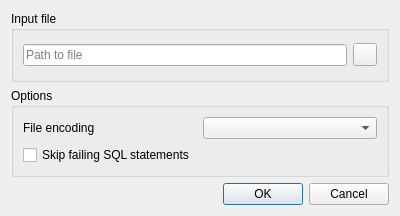
<?xml version="1.0" encoding="UTF-8"?>
<ui version="4.0">
 <class>ExecFromFileDialog</class>
 <widget class="QDialog" name="ExecFromFileDialog">
  <property name="geometry">
   <rect>
    <x>0</x>
    <y>0</y>
    <width>400</width>
    <height>216</height>
   </rect>
  </property>
  <property name="windowTitle">
   <string>Execute SQL from file</string>
  </property>
  <property name="modal">
   <bool>true</bool>
  </property>
  <layout class="QVBoxLayout" name="verticalLayout">
   <item>
    <widget class="QGroupBox" name="fileGroup">
     <property name="title">
      <string>Input file</string>
     </property>
     <layout class="QHBoxLayout" name="horizontalLayout">
      <item>
       <widget class="QLineEdit" name="fileEdit">
        <property name="placeholderText">
         <string>Path to file</string>
        </property>
       </widget>
      </item>
      <item>
       <widget class="QToolButton" name="fileBrowse">
        <property name="toolTip">
         <string>Browse for file</string>
        </property>
        <property name="text">
         <string/>
        </property>
        <property name="icon">
         <iconset resource="../icons.qrc">
          <normaloff>:/icons/img/directory_open.svg</normaloff>:/icons/img/directory_open.svg</iconset>
        </property>
       </widget>
      </item>
     </layout>
    </widget>
   </item>
   <item>
    <widget class="QGroupBox" name="optionsGroup">
     <property name="title">
      <string>Options</string>
     </property>
     <layout class="QGridLayout" name="gridLayout">
      <item row="0" column="0">
       <widget class="QLabel" name="encodingLabel">
        <property name="text">
         <string>File encoding</string>
        </property>
       </widget>
      </item>
      <item row="0" column="1">
       <widget class="QComboBox" name="encodingCombo"/>
      </item>
      <item row="1" column="0" colspan="2">
       <widget class="QCheckBox" name="skipErrorsCheck">
        <property name="text">
         <string>Skip failing SQL statements</string>
        </property>
       </widget>
      </item>
     </layout>
    </widget>
   </item>
   <item>
    <widget class="QDialogButtonBox" name="buttonBox">
     <property name="orientation">
      <enum>Qt::Orientation::Horizontal</enum>
     </property>
     <property name="standardButtons">
      <set>QDialogButtonBox::StandardButton::Cancel|QDialogButtonBox::StandardButton::Ok</set>
     </property>
    </widget>
   </item>
  </layout>
 </widget>
 <resources>
  <include location="../icons.qrc"/>
 </resources>
 <connections>
  <connection>
   <sender>buttonBox</sender>
   <signal>accepted()</signal>
   <receiver>ExecFromFileDialog</receiver>
   <slot>accept()</slot>
   <hints>
    <hint type="sourcelabel">
     <x>248</x>
     <y>254</y>
    </hint>
    <hint type="destinationlabel">
     <x>157</x>
     <y>274</y>
    </hint>
   </hints>
  </connection>
  <connection>
   <sender>buttonBox</sender>
   <signal>rejected()</signal>
   <receiver>ExecFromFileDialog</receiver>
   <slot>reject()</slot>
   <hints>
    <hint type="sourcelabel">
     <x>316</x>
     <y>260</y>
    </hint>
    <hint type="destinationlabel">
     <x>286</x>
     <y>274</y>
    </hint>
   </hints>
  </connection>
 </connections>
</ui>
